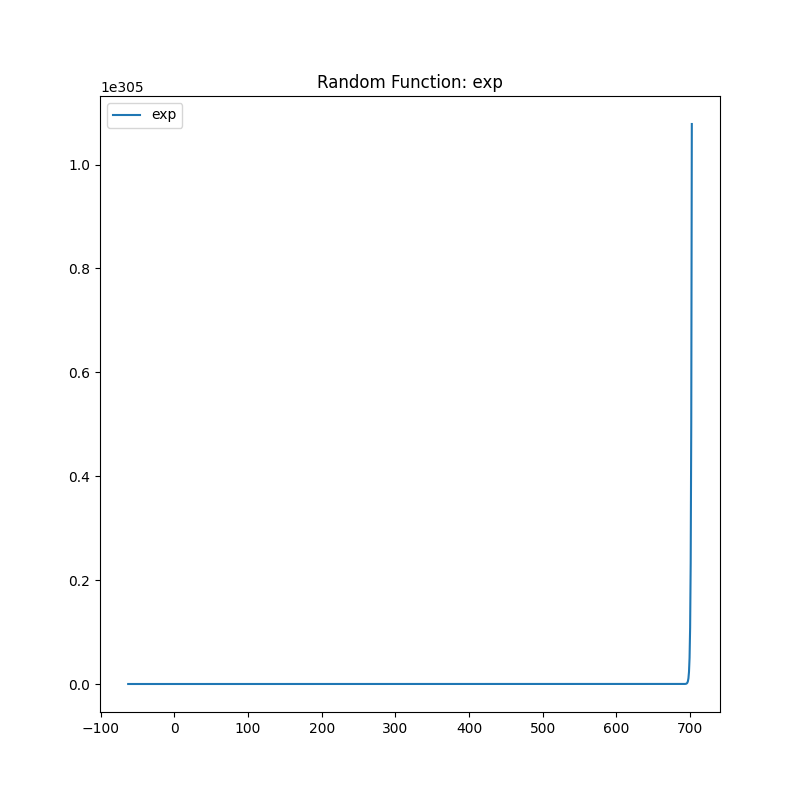
#> input picture output/graph4.png, 800 x 800 px
$ python haarcascades.py
#> lines starting #> are read from the running program, lines starting #| are printed output that depends on the picture; after the words box and inside, x2 and y2 are one past the last pixel; in counts of white or black regions, pixels touching at a corner belong together
#> further down, img is the input picture: shape (800, 800, 3); mean B, G, R 252.8, 252.6, 252.2
# Importing all required packages
import cv2
import numpy as np
import matplotlib.pyplot as plt


# Read in the cascade classifiers for face and eyes
graph_cascade = cv2.CascadeClassifier('plotCasscade/classifier/cascade.xml')

# create a function to detect face
def adjusted_detect_graph(img):

    graph_img = img.copy()
    graph_rect = graph_cascade.detectMultiScale(graph_img, scaleFactor = 1.2, minNeighbors = 3)
#> graph_rect = [[692, 256, 60, 40], [690, 635, 60, 40], [99, 683, 60, 40], [97, 109, 111, 74]]

    for (x, y, w, h) in graph_rect:
        cv2.rectangle(graph_img, (x, y), (x + w, y + h),(0,255,0),5)
#> this loop made 4 passes
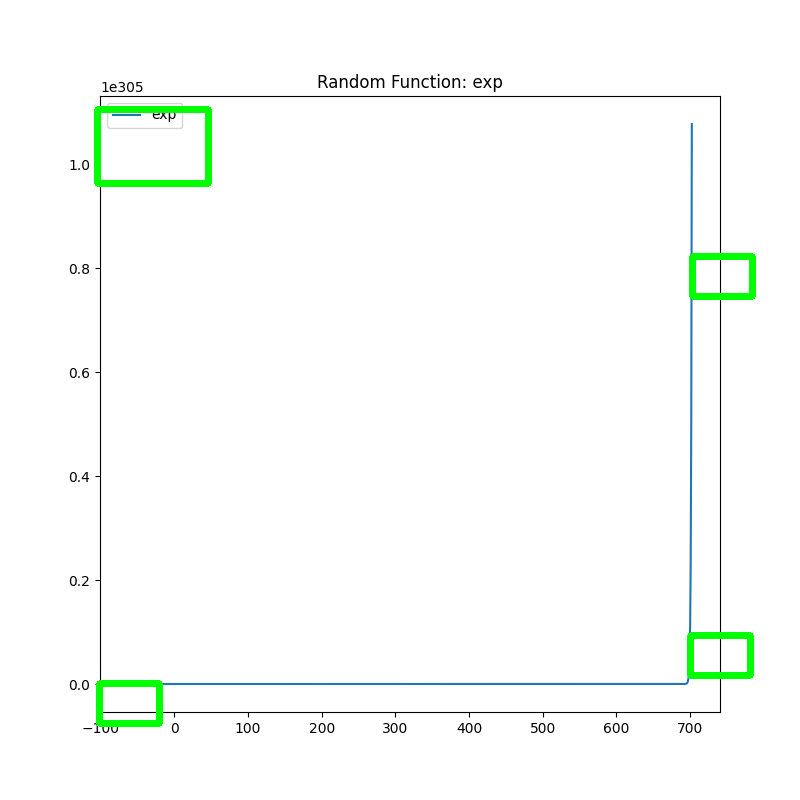
#> graph_img: shape (800, 800, 3); 1.05% of pixels changed, all inside (x1, y1, x2, y2) = (94, 106, 756, 727)
    return graph_img


# Reading in the image and creating copies
img = cv2.imread('output/graph4.png')
img_copy1 = img.copy()

# Detecting the face
face = adjusted_detect_graph(img_copy1)
plt.imshow(face)
# Saving the image
cv2.imshow('graph.png', face)
cv2.waitKey(0)

$ run again, with output/graph0.png copied over output/graph4.png
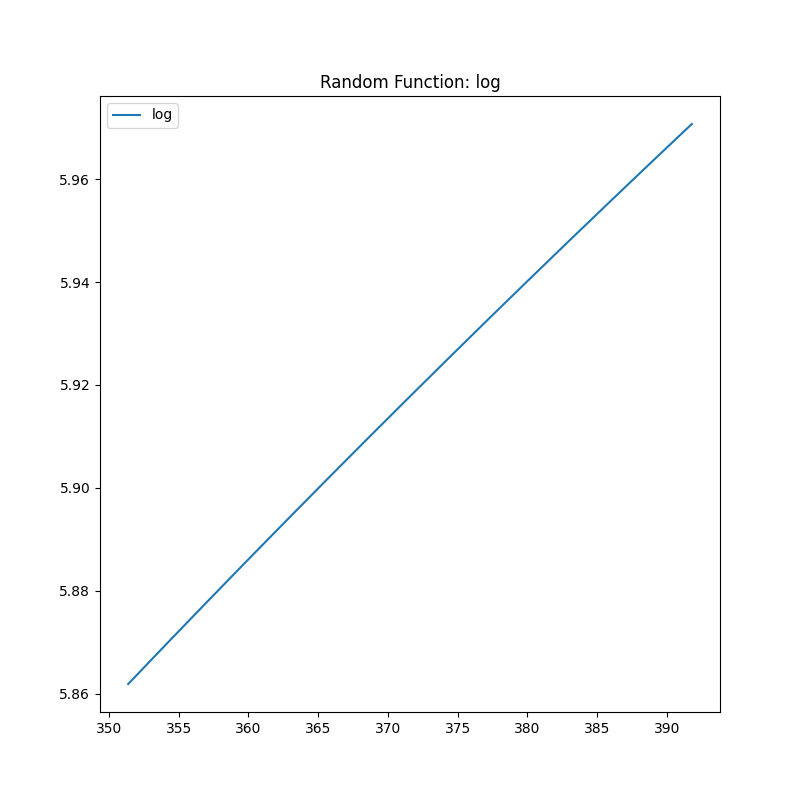
#> input picture output/graph0.png, 800 x 800 px
#> img is the input picture: shape (800, 800, 3); mean B, G, R 252.9, 252.7, 252.5
#> graph_rect = [[97, 108, 112, 74], [99, 639, 104, 69], [99, 578, 258, 172], [96, 219, 642, 428]]
#> the loop in adjusted_detect_graph, `for (x, y, w, h) in graph_rect:` made 4 passes
#> after the loop in adjusted_detect_graph, `for (x, y, w, h) in graph_rect:`:
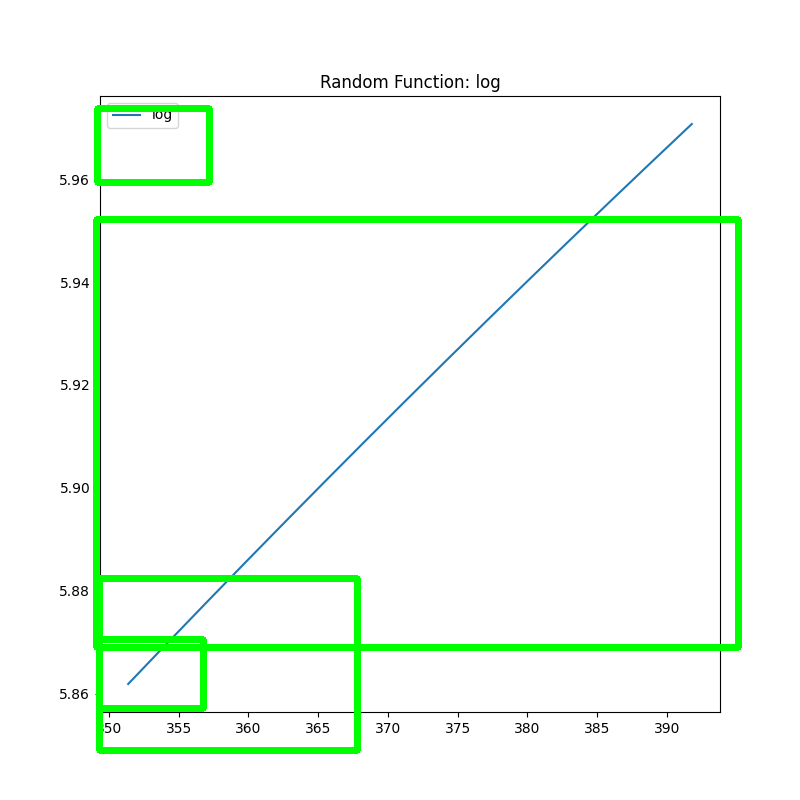
#> graph_img: shape (800, 800, 3); 3.91% of pixels changed, all inside (x1, y1, x2, y2) = (93, 105, 742, 754)

$ run again, with output/graph1.png copied over output/graph4.png
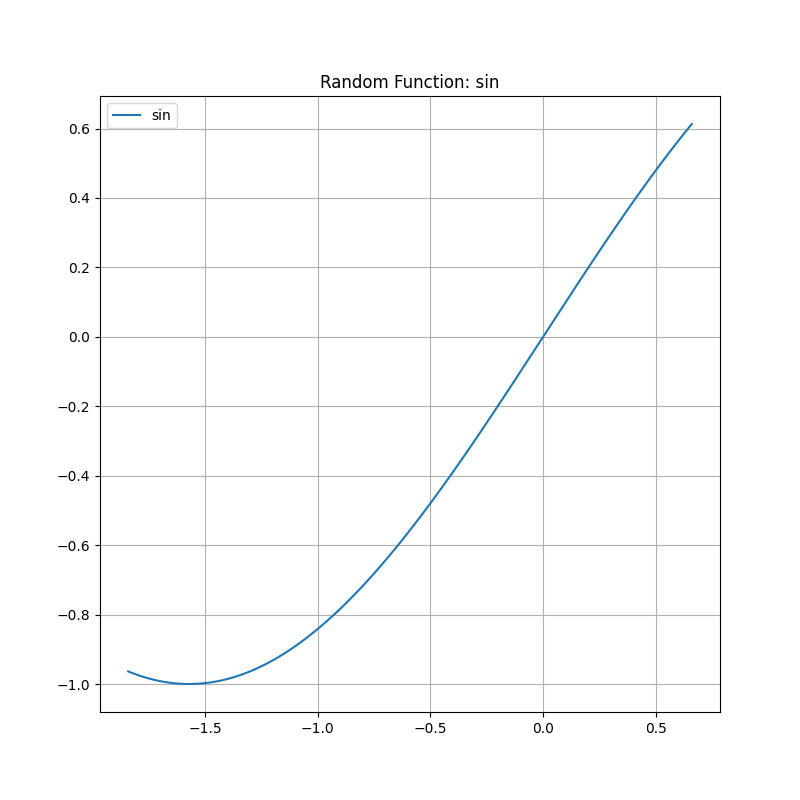
#> input picture output/graph1.png, 800 x 800 px
#> img is the input picture: shape (800, 800, 3); mean B, G, R 251.8, 251.7, 251.4
#> graph_rect = [[100, 673, 60, 40], [541, 242, 104, 69], [317, 572, 107, 71], [95, 102, 124, 83], [534, 192, 215, 143], [415, 145, 372, 248]]
#> the loop in adjusted_detect_graph, `for (x, y, w, h) in graph_rect:` made 6 passes
#> after the loop in adjusted_detect_graph, `for (x, y, w, h) in graph_rect:`:
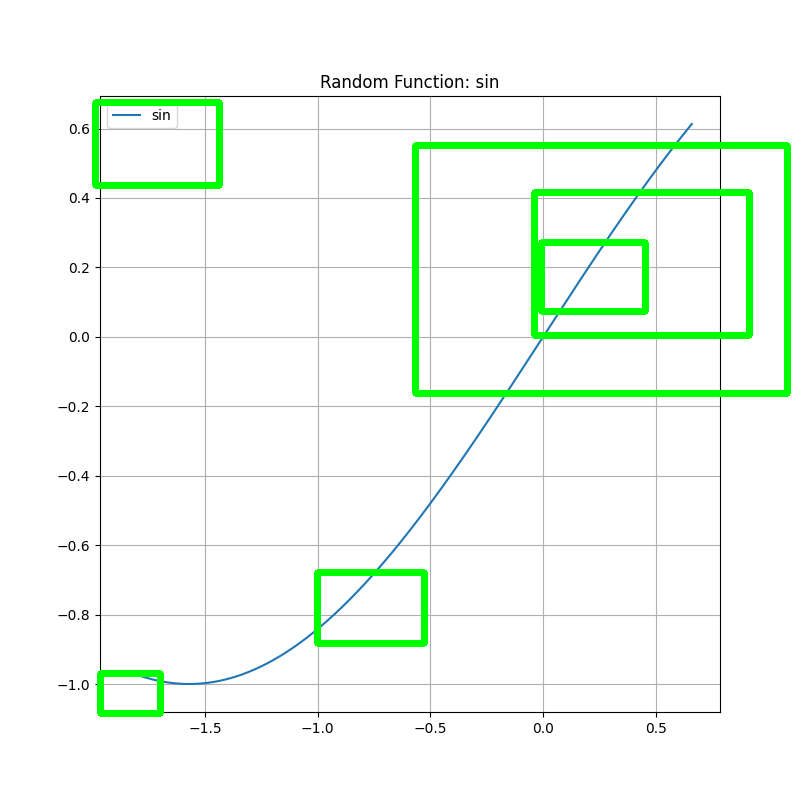
#> graph_img: shape (800, 800, 3); 3.56% of pixels changed, all inside (x1, y1, x2, y2) = (92, 99, 791, 717)
